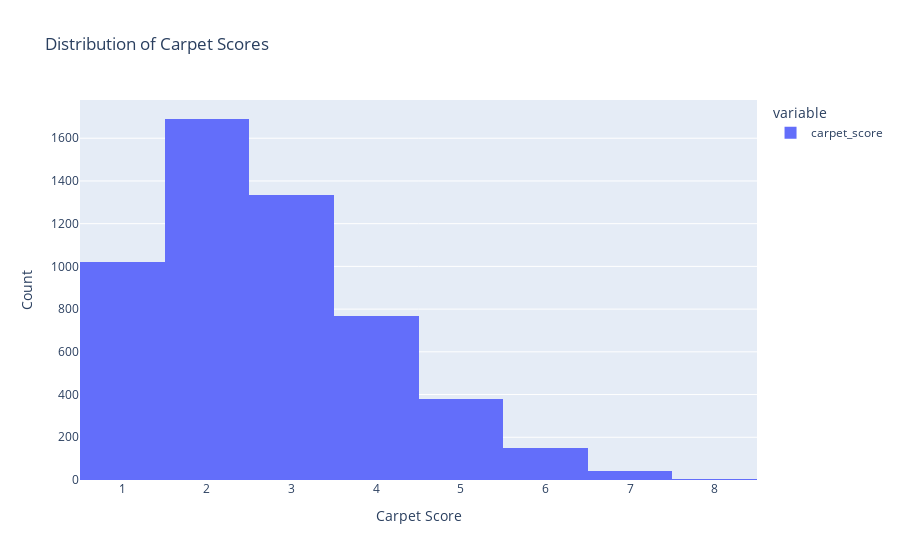

The notebook cell this image was saved under:
### Markdown cell above
Carpet score dist

### Code cell
fig = px.histogram(df['carpet_score'].sort_values(), title='Distribution of Carpet Scores')
fig.update_layout(xaxis_title='Carpet Score', yaxis_title='Count')
fig.show()

### Figure 1 — Plotly figure (JSON) as saved in the notebook; plotly's stock layout.template omitted (floating-point values rounded to 4 significant figures; data arrays with more than 128 entries replaced by an {"elided": "..."} marker saying what was removed)
{"data": [{"alignmentgroup": "True", "bingroup": "x", "hovertemplate": "variable=carpet_score<br>value=%{x}<br>count=%{y}<extra></extra>", "legendgroup": "carpet_score", "marker": {"color": "#636efa", "pattern": {"shape": ""}}, "name": "carpet_score", "offsetgroup": "carpet_score", "orientation": "v", "showlegend": true, "type": "histogram", "x": {"elided": "5387 int values"}, "xaxis": "x", "yaxis": "y"}], "layout": {"barmode": "relative", "legend": {"title": {"text": "variable"}, "tracegroupgap": 0}, "title": {"text": "Distribution of Carpet Scores"}, "xaxis": {"anchor": "y", "domain": [0, 1], "title": {"text": "Carpet Score"}}, "yaxis": {"anchor": "x", "domain": [0, 1], "title": {"text": "Count"}}}}
